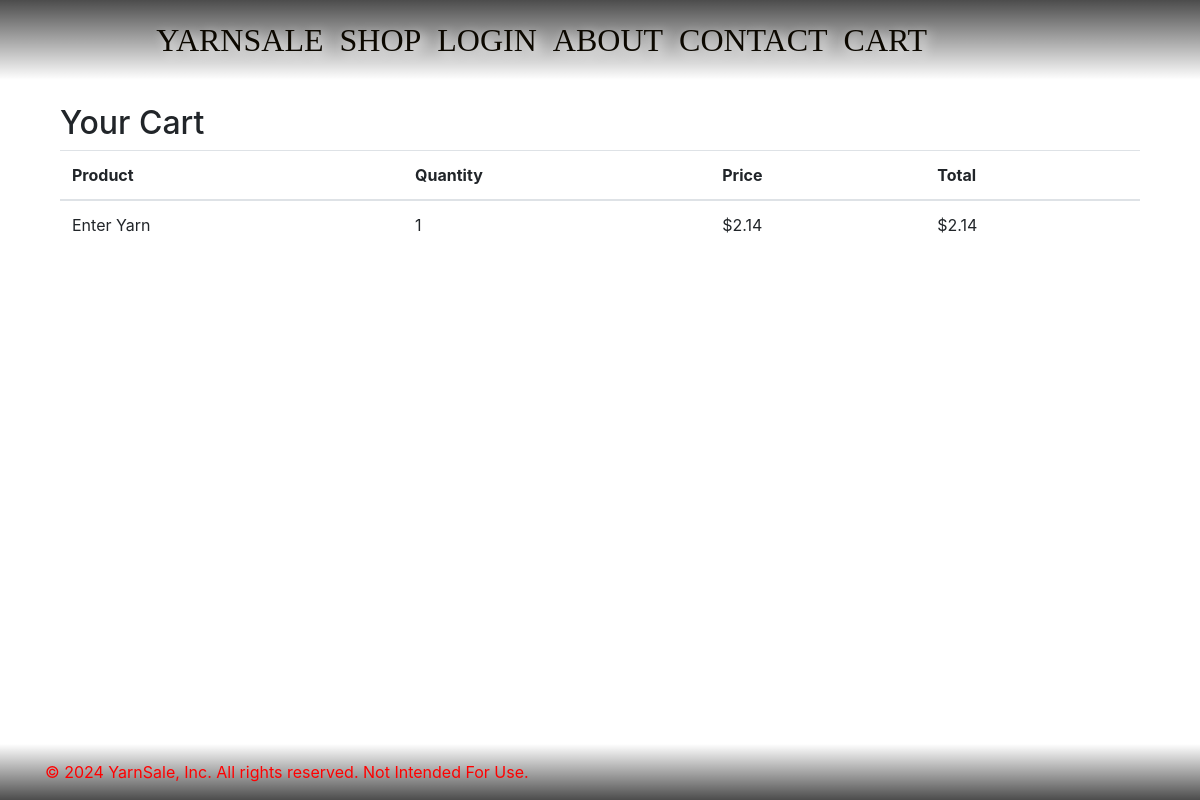
The page /cart/ (signed in) on the database as committed earlier.
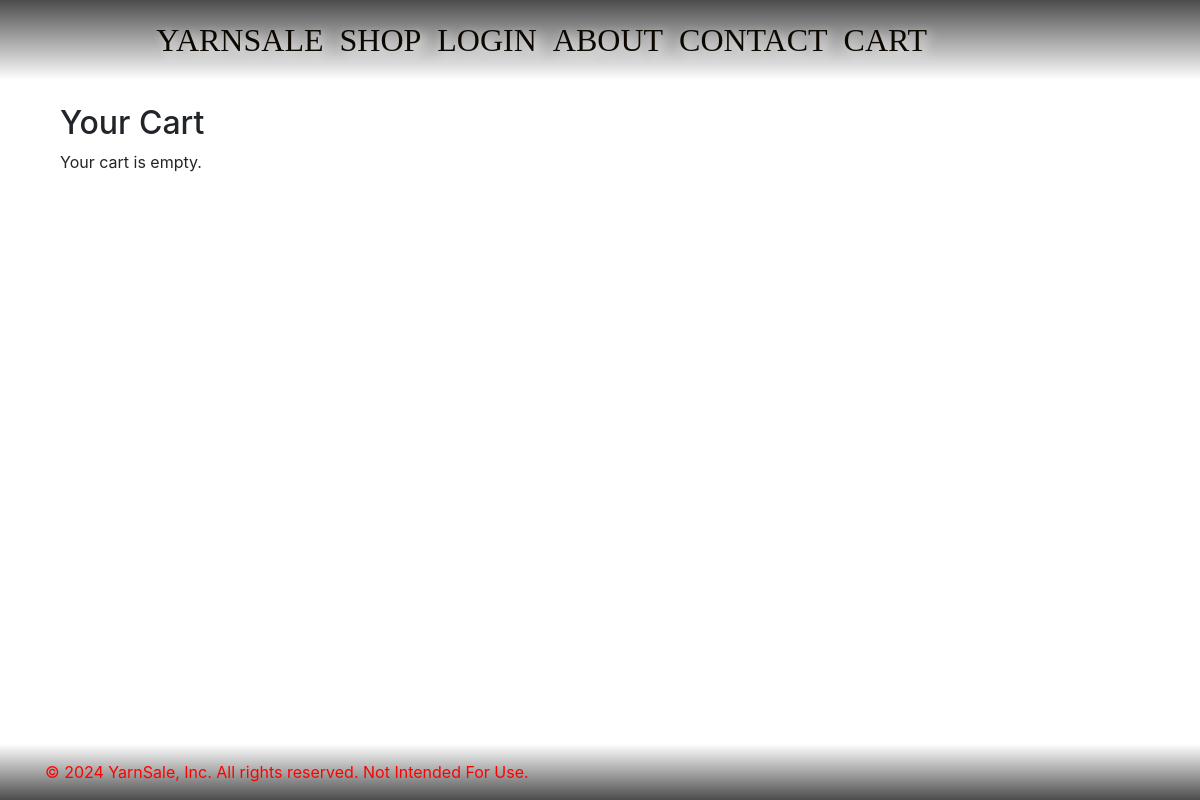
The same page on the database as committed later.
### shop/models.py (models this page shows, shortened)
class CartItem(models.Model):
    cart = models.ForeignKey(Cart, related_name='items', on_delete=models.CASCADE)
    product = models.ForeignKey(Product, on_delete=models.CASCADE)
    quantity = models.IntegerField(default=1)

class Product(models.Model):
    name = models.CharField(max_length=100)
    description = models.TextField()
    price = models.IntegerField()
    image = models.ImageField(upload_to='product_images/', blank=True, null=True)

### frontend/views.py (the view)
# urls.py: path('cart/', views.view_cart, name='view_cart'),
def view_cart(request):
    try:
        cart = Cart.objects.get(user=request.user)
        cart_items = CartItem.objects.filter(cart=cart)
    except Cart.DoesNotExist:
        cart_items = []
    for item in cart_items:
        item.total_price = item.quantity * item.product.price
    return render(request, 'cart.html', {'cart_items': cart_items})

### frontend/templatetags/shop_filters.py (called while the page is built)
@register.filter(name='cents_to_dollars')
def cents_to_dollars(value):
    return "{:.2f}".format(float(value) / 100.0)

### frontend/templates/cart.html
{% extends 'base.html' %}
{% load shop_filters %}
{% block content %}
<div class="container">
    <h2>Your Cart</h2>
    {% if cart_items %}
        <table class="table">
            <thead>
                <tr>
                    <th>Product</th>
                    <th>Quantity</th>
                    <th>Price</th>
                    <th>Total</th>
                </tr>
            </thead>
            <tbody>
                {% for item in cart_items %}
                    <tr>
                        <td>{{ item.product.name }}</td>
                        <td>{{ item.quantity }}</td>
                        <td>${{ item.product.price|cents_to_dollars }}</td>
                        <td>${{ item.total_price|cents_to_dollars }}</td>
                    </tr>
                {% endfor %}
            </tbody>
        </table>
    {% else %}
        <p>Your cart is empty.</p>
    {% endif %}
</div>
{% endblock %}

Rows that differ between the two databases and show on the page:
removed CartItem: product.name "Enter Yarn", quantity "1", product.price|cents_to_dollars "2.14", total_price|cents_to_dollars "2.14"
Other text that changed with them:
text no longer shown: "Product Quantity Price Total"
text now shown: "Your cart is empty."
